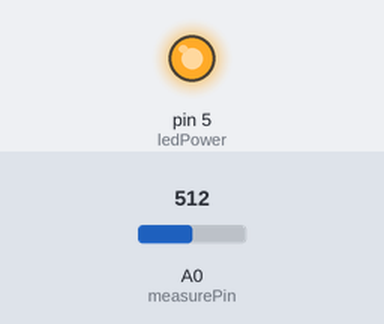
Simulated run of this sketch. Board: Arduino Uno, built with avr-gcc and run on an emulated ATmega328P. Parts: output pins drawn as LEDs (lit = HIGH). Inputs (shaded band) come from the test bench; at power-on: A0 (measurePin) = 512. What the sketch prints to the serial monitor is not drawn.

Above: at 0.1 s.
Timing chart, 0 to 1.6 s (numbered marks = the images above):
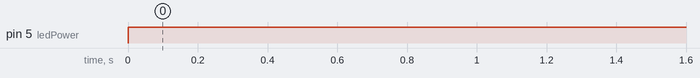

The sketch:

sketch_jul01a.ino
```cpp
int measurePin = A0;
int ledPower = 5;

int samplingTime = 280;
int deltaTime = 40;
int sleepTime = 9680;

float voMeasured = 0;
float calcVoltage = 0;
float dustDensity = 0;

void setup(){
  Serial.begin(9600);
  pinMode(A0,INPUT);
  pinMode(ledPower,OUTPUT);
}

void loop(){
  digitalWrite(ledPower,LOW); // power on the LED
  delayMicroseconds(samplingTime);

  voMeasured = analogRead(measurePin); // read the dust value

  delayMicroseconds(deltaTime);
  digitalWrite(ledPower,HIGH); // turn the LED off
  delayMicroseconds(sleepTime);

  calcVoltage = voMeasured * (5.0 / 1023);
  //calcVoltage = voMeasured * (3.3 / 1023); // sensing test 해보기..

  dustDensity = 0.167 * calcVoltage - 0.1;

 // Serial.print("Raw Signal Value (0-1023): ");
 // Serial.print(voMeasured);

 // Serial.print(" - Voltage: ");
 // Serial.print(calcVoltage);

  Serial.print(" - Dust Density: ");
  Serial.println(dustDensity); // unit: mg/m^3

  delay(1000);
}
```

Measured:
- by itself, pin 5 (ledPower): LOW → HIGH at 0.00 s
